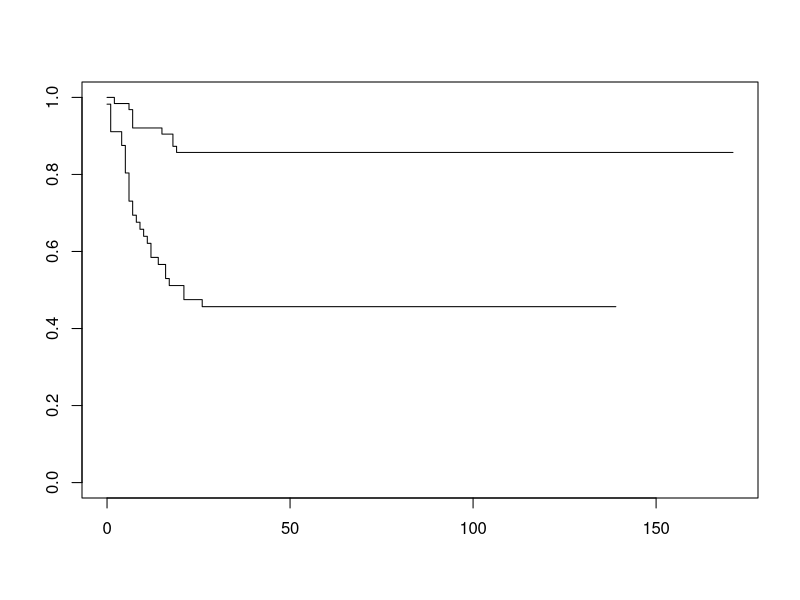

Reproduce this figure in R. (Note: this script raises an error after producing the figure.)

library("survival")
data <- read.csv("alcl_cytokine.csv",sep=";")
dataSubset <- data[data$STATUS=="ALCL",]
KM <- survfit(Surv(EVENT_ZEIT,REZ1=="JA") ~ 1+strata(IL6_HIGH),type="kaplan-meier",conf.type="log",data=dataSubset)
print(KM)
plot(KM)
dev.off()
vars<-dataSubset[,148:172]
 

sapply(c(148:149), function(x) {
  cat("--------",(colnames(dataSubset)[x]),"--------")
  comp<-survdiff(Surv(EVENT_ZEIT,REZ1=="JA") ~ dataSubset[,x],data=dataSubset)
  print(comp[,1])
})
